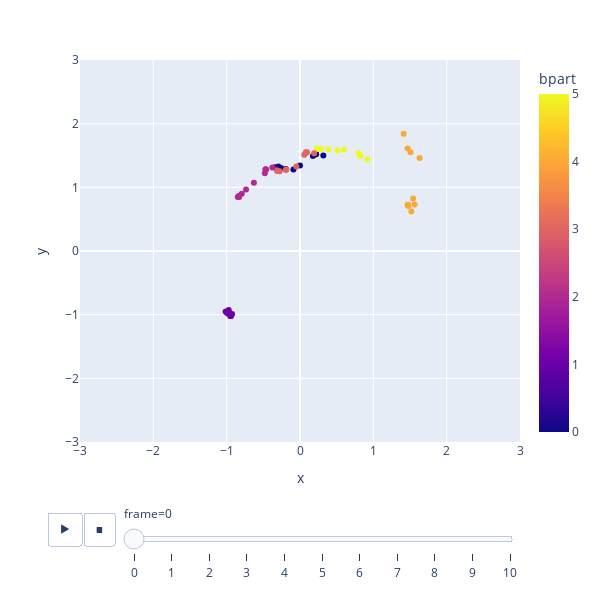

Notebook source saved alongside this figure:
### Code cell
animated_cluster_heatmap(pttest2, 0, clusts, samples=100)

### Figure 1 — Plotly figure (JSON) as saved in the notebook; plotly's stock layout.template omitted (floating-point values rounded to 4 significant figures)
{"data": [{"hovertemplate": "frame=0<br>x=%{x}<br>y=%{y}<br>bpart=%{marker.color}<extra></extra>", "legendgroup": "", "marker": {"color": [0, 0, 0, 0, 0, 0, 0, 0, 0, 0, 0, 0, 5, 5, 5, 5, 5, 5, 5, 5, 5, 5, 5, 5, 4, 4, 4, 4, 4, 4, 4, 4, 4, 4, 4, 4, 3, 3, 3, 3, 3, 3, 3, 3, 3, 3, 3, 3, 2, 2, 2, 2, 2, 2, 2, 2, 2, 2, 2, 2, 1, 1, 1, 1, 1, 1, 1, 1, 1, 1, 1, 1], "coloraxis": "coloraxis", "symbol": "circle"}, "mode": "markers", "name": "", "showlegend": false, "type": "scatter", "x": [0.2197, 0.2128, 0.2123, 0.2112, 0.176, 5.551e-17, -0.08929, -0.1932, -0.2586, -0.2946, -0.3427, 0.318, 0.8198, 0.817, 0.8162, 0.8203, 0.796, 0.5996, 0.5099, 0.389, 0.2908, 0.2281, 0.231, 0.9197, 1.47, 1.471, 1.47, 1.472, 1.477, 1.563, 1.542, 1.63, 1.507, 1.467, 1.413, 1.518, 0.08048, 0.08485, 0.08453, 0.09547, 0.05886, -0.05034, -0.1854, -0.1947, -0.2783, -0.31, -0.315, 0.1922, -0.4698, -0.4671, -0.4677, -0.4635, -0.4792, -0.6285, -0.7358, -0.794, -0.8297, -0.8487, -0.8309, -0.3769, -0.9456, -0.9453, -0.9483, -0.946, -0.9358, -0.9272, -0.9699, -0.9726, -0.9978, -0.9778, -0.9523, -1.014], "xaxis": "x", "y": [1.521, 1.519, 1.521, 1.524, 1.491, 1.341, 1.28, 1.289, 1.302, 1.326, 1.314, 1.501, 1.495, 1.503, 1.501, 1.505, 1.539, 1.591, 1.58, 1.598, 1.603, 1.604, 1.615, 1.443, 0.7204, 0.7229, 0.7256, 0.7183, 0.7073, 0.7299, 0.825, 1.461, 1.549, 1.609, 1.841, 0.6188, 1.545, 1.546, 1.547, 1.553, 1.51, 1.326, 1.279, 1.272, 1.254, 1.256, 1.267, 1.536, 1.282, 1.281, 1.279, 1.281, 1.223, 1.073, 0.9665, 0.8993, 0.8465, 0.8488, 0.8674, 1.31, -1.02, -1.02, -1.021, -1.02, -1.003, -0.9913, -0.9535, -0.9283, -0.9709, -0.9868, -1.009, -0.9518], "yaxis": "y"}], "layout": {"coloraxis": {"colorbar": {"title": {"text": "bpart"}}, "colorscale": [[0, "#0d0887"], [0.1111, "#46039f"], [0.2222, "#7201a8"], [0.3333, "#9c179e"], [0.4444, "#bd3786"], [0.5556, "#d8576b"], [0.6667, "#ed7953"], [0.7778, "#fb9f3a"], [0.8889, "#fdca26"], [1, "#f0f921"]]}, "height": 600, "legend": {"tracegroupgap": 0}, "margin": {"t": 60}, "sliders": [{"active": 0, "currentvalue": {"prefix": "frame="}, "len": 0.9, "pad": {"b": 10, "t": 60}, "steps": [{"args": [["0"], {"frame": {"duration": 0, "redraw": false}, "fromcurrent": true, "mode": "immediate", "transition": {"duration": 0, "easing": "linear"}}], "label": "0", "method": "animate"}, {"args": [["1"], {"frame": {"duration": 0, "redraw": false}, "fromcurrent": true, "mode": "immediate", "transition": {"duration": 0, "easing": "linear"}}], "label": "1", "method": "animate"}, {"args": [["2"], {"frame": {"duration": 0, "redraw": false}, "fromcurrent": true, "mode": "immediate", "transition": {"duration": 0, "easing": "linear"}}], "label": "2", "method": "animate"}, {"args": [["3"], {"frame": {"duration": 0, "redraw": false}, "fromcurrent": true, "mode": "immediate", "transition": {"duration": 0, "easing": "linear"}}], "label": "3", "method": "animate"}, {"args": [["4"], {"frame": {"duration": 0, "redraw": false}, "fromcurrent": true, "mode": "immediate", "transition": {"duration": 0, "easing": "linear"}}], "label": "4", "method": "animate"}, {"args": [["5"], {"frame": {"duration": 0, "redraw": false}, "fromcurrent": true, "mode": "immediate", "transition": {"duration": 0, "easing": "linear"}}], "label": "5", "method": "animate"}, {"args": [["6"], {"frame": {"duration": 0, "redraw": false}, "fromcurrent": true, "mode": "immediate", "transition": {"duration": 0, "easing": "linear"}}], "label": "6", "method": "animate"}, {"args": [["7"], {"frame": {"duration": 0, "redraw": false}, "fromcurrent": true, "mode": "immediate", "transition": {"duration": 0, "easing": "linear"}}], "label": "7", "method": "animate"}, {"args": [["8"], {"frame": {"duration": 0, "redraw": false}, "fromcurrent": true, "mode": "immediate", "transition": {"duration": 0, "easing": "linear"}}], "label": "8", "method": "animate"}, {"args": [["9"], {"frame": {"duration": 0, "redraw": false}, "fromcurrent": true, "mode": "immediate", "transition": {"duration": 0, "easing": "linear"}}], "label": "9", "method": "animate"}, {"args": [["10"], {"frame": {"duration": 0, "redraw": false}, "fromcurrent": true, "mode": "immediate", "transition": {"duration": 0, "easing": "linear"}}], "label": "10", "method": "animate"}], "x": 0.1, "xanchor": "left", "y": 0, "yanchor": "top"}], "updatemenus": [{"buttons": [{"args": [null, {"frame": {"duration": 500, "redraw": false}, "fromcurrent": true, "mode": "immediate", "transition": {"duration": 500, "easing": "linear"}}], "label": "&#9654;", "method": "animate"}, {"args": [[null], {"frame": {"duration": 0, "redraw": false}, "fromcurrent": true, "mode": "immediate", "transition": {"duration": 0, "easing": "linear"}}], "label": "&#9724;", "method": "animate"}], "direction": "left", "pad": {"r": 10, "t": 70}, "showactive": false, "type": "buttons", "x": 0.1, "xanchor": "right", "y": 0, "yanchor": "top"}], "width": 600, "xaxis": {"anchor": "y", "domain": [0, 1], "range": [-3, 3], "title": {"text": "x"}}, "yaxis": {"anchor": "x", "domain": [0, 1], "range": [-3, 3], "title": {"text": "y"}}}}
